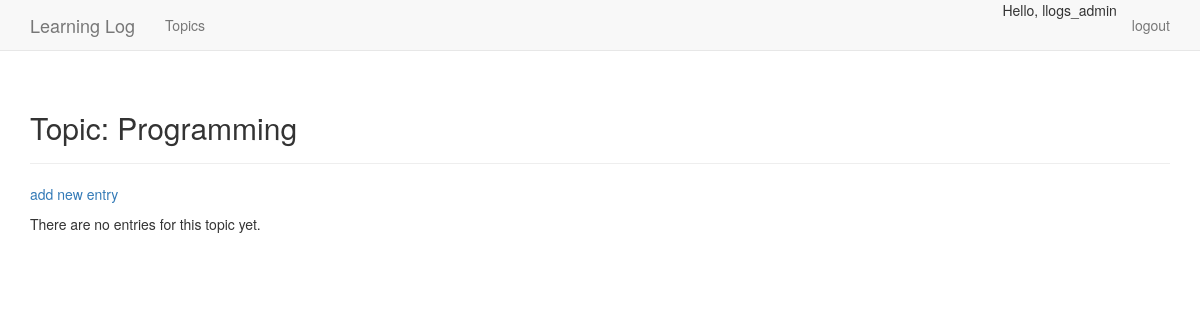
/topics/1 (signed in), run on an earlier commit of the app's database.
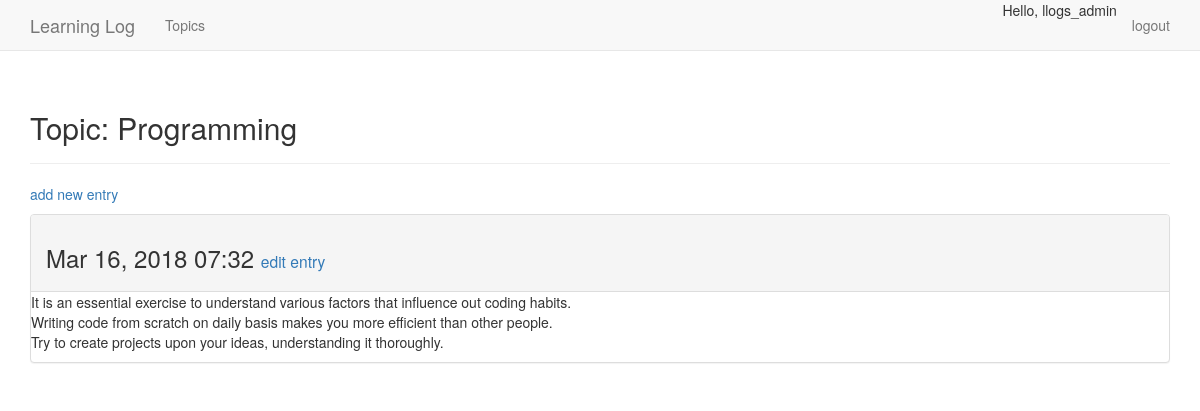
And on a later commit of the database.
### learning_logs/models.py (models this page shows, shortened)
class Entry(models.Model):
    topic = models.ForeignKey(Topic)
    text = models.TextField()
    date_added = models.DateTimeField(auto_now_add=True)
    class Meta:
        verbose_name_plural = "entries"

### learning_logs/views.py (the view)
# urls.py: url(r'^topics/(?P<topic_id>\d+)$', views.topic, name='topic'),
@login_required
def topic(request, topic_id):
    topic = Topic.objects.get(id=topic_id)
    if topic.owner != request.user:
        raise Http404
    entries = topic.entry_set.order_by("-date_added")
    context = {"topic": topic, "entries": entries}
    return render(request, "learning_logs/topic.html", context)

### learning_logs/models.py (called while the page is built)
    def __str__(self):
        return self.text

### learning_logs/templates/learning_logs/topic.html
{% extends "learning_logs/base.html" %}
{% block header %}
  <h2>Topic: {{ topic }}</h2>
{% endblock header %}
{% block content %}
<p> <a href="{% url "learning_logs:new_entry" topic.id %}">add new entry</a></p>
  {% for entry in entries %}
  <div class="panel panel-default">
    <div class="panel-heading">
        <h3>
          {{ entry.date_added|date:'M d, Y H:i' }}
          <small>
              <a href="{% url "learning_logs:edit_entry" entry.id %}">edit entry</a>
          </small>
          </h3>
    </div>
    <div class="">
        {{ entry.text | linebreaks }}
    </div>
  </div>
{% empty %}
    There are no entries for this topic yet.
  {% endfor %}
{% endblock content %}

What changed in the data, as far as the page shows it:
added Entry: date_added "Mar 16, 2018 07:32", text "It is an essential exercise to understand various factors that influence out coding habits. Writing code from scratch on daily basis makes you more efficient than other people. Try to create projects upon your ideas, understanding it thoroughly."
Also different on the page:
text no longer shown: "There are no entries for this topic yet."
